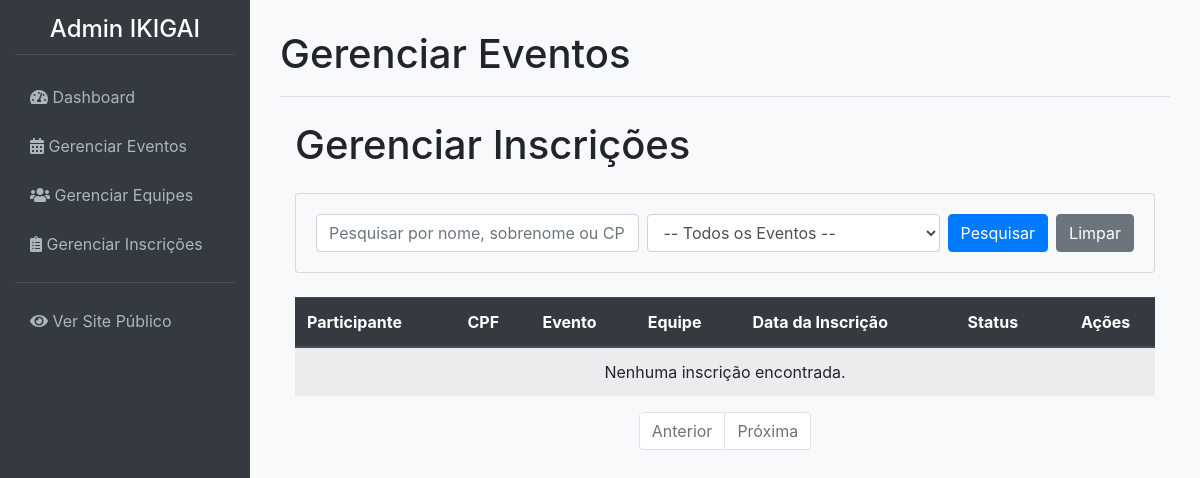
The app's page /admin/gerenciar_inscricoes (signed in), older data.
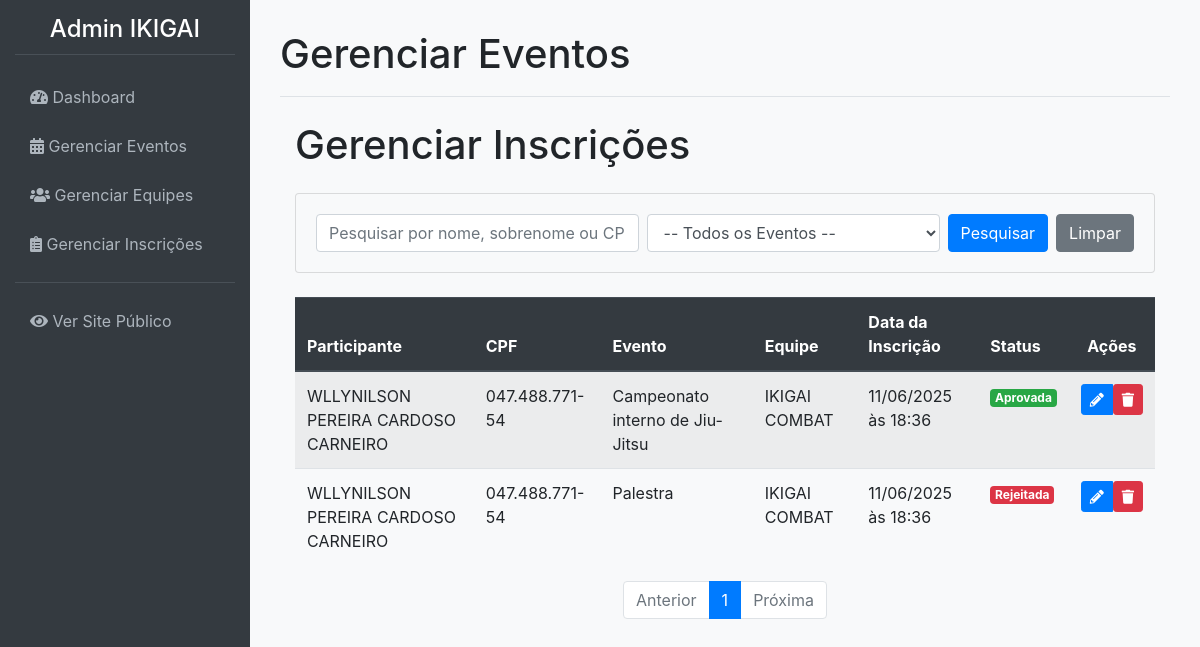
The same page, newer data.
### app/models.py (models this page shows, shortened)
class Inscricao(db.Model):
    __tablename__ = 'inscricoes'
    id = db.Column(db.Integer, primary_key=True)
    data_inscricao = db.Column(db.DateTime, default=datetime.utcnow)
    status = db.Column(db.String(20), nullable=False, default='Pendente')
    user_id = db.Column(db.Integer, db.ForeignKey('users.id'), nullable=False)
    evento_id = db.Column(db.Integer, db.ForeignKey('eventos.id'), nullable=False)
    equipe_id = db.Column(db.Integer, db.ForeignKey('equipes.id'), nullable=False)
    def __repr__(self):
        return f'<Inscricao {self.id} do utilizador {self.user_id}>'

class User(UserMixin, db.Model):
    __tablename__ = 'users'
    id = db.Column(db.Integer, primary_key=True)
    username = db.Column(db.String(64), index=True, unique=True, nullable=False)
    email = db.Column(db.String(120), index=True, unique=True, nullable=False)
    password_hash = db.Column(db.String(128))
    nome_completo = db.Column(db.String(150), nullable=True)
    bio = db.Column(db.Text, nullable=True)
    imagem_perfil = db.Column(db.String(300), nullable=True)  # URL para a imagem de perfil
    role = db.Column(db.String(20), nullable=False, default='user')  # Papel do utilizador
    cpf = db.Column(db.String(14), unique=True, nullable=True)  # CPF será único e opcional no início
    telefone = db.Column(db.String(20), nullable=True)  # Telefone também opcional
    inscricoes = db.relationship('Inscricao', backref='participante', lazy='dynamic')

class Evento(db.Model):
    __tablename__ = 'eventos'
    id = db.Column(db.Integer, primary_key=True)
    nome_evento = db.Column(db.String(200), nullable=False)
    data_hora_evento = db.Column(db.DateTime, nullable=False)
    palestrante = db.Column(db.String(100))
    imagem_palestrante = db.Column(db.String(300), nullable=True) # URL para a imagem
    descricao = db.Column(db.Text)
    local_evento = db.Column(db.String(200))
    preco = db.Column(db.Float, default=0.0)
    numero_vagas = db.Column(db.Integer, nullable=False)
    inscricoes = db.relationship('Inscricao', backref='evento', lazy=True)

class Equipe(db.Model):
    __tablename__ = 'equipes'
    id = db.Column(db.Integer, primary_key=True)
    nome_equipe = db.Column(db.String(100), nullable=False, unique=True)
    professor_responsavel = db.Column(db.String(100), nullable=False)
    inscricoes = db.relationship('Inscricao', backref='equipe', lazy=True)

### app/admin/routes.py (the view, shortened to what this page needs)
@bp.route('/gerenciar_inscricoes')
@admin_required
def gerenciar_inscricoes():
    page = request.args.get('page', 1, type=int)
    termo_pesquisa = request.args.get('q')
    evento_filtro_id = request.args.get('evento_id')
    query = Inscricao.query.options(
        joinedload(Inscricao.participante),
        joinedload(Inscricao.evento),
        joinedload(Inscricao.equipe)
    )
    if evento_filtro_id:
        query = query.filter(Inscricao.evento_id == evento_filtro_id)
    inscricoes_paginadas = query.order_by(Inscricao.data_inscricao.desc()).paginate(
        page=page, per_page=10, error_out=False
    )
    print(inscricoes_paginadas.items)
    eventos_para_filtro = Evento.query.order_by(Evento.nome_evento).all()
    return render_template('admin/admin_gerenciar_inscricoes.html',
                           inscricoes_paginadas=inscricoes_paginadas,
                           eventos_para_filtro=eventos_para_filtro,
                           titulo='Gerenciar Inscrições')

### app/__init__.py (called while the page is built)
@login_manager.user_loader
def load_user(user_id):
    return models.User.query.get(int(user_id))

### app/admin/routes.py (called while the page is built)
@bp.before_request
def before_request_handler():
    if current_app.config.get('DEBUG') and not current_user.is_authenticated:
        user = User.query.first()
        if user:
            login_user(user)

### app/templates/admin/admin_gerenciar_inscricoes.html (shortened to what this page needs)
{% extends 'admin/admin_base.html' %}
{% block page_title %}Gerenciar Eventos{% endblock %}
{% block content %}
    <div class="container">
        <h1 class="mt-4 mb-4">{{ titulo }}</h1>
        <div class="card bg-light mb-4">
            <div class="card-body">
                <form method="GET" action="{{ url_for('admin.gerenciar_inscricoes') }}" class="form-inline">
                    <div class="form-group mr-2 flex-grow-1">
                        <input type="text" class="form-control w-100" id="q" name="q"
                               placeholder="Pesquisar por nome, sobrenome ou CPF..."
                               value="{{ request.args.get('q', '') }}">
                    </div>
                    <div class="form-group mr-2">
                        <select class="form-control" name="evento_id" id="evento_id">
                            <option value="">-- Todos os Eventos --</option>
                        </select>
                    </div>
                    <button type="submit" class="btn btn-primary mr-2">Pesquisar</button>
                    <a href="{{ url_for('admin.gerenciar_inscricoes') }}" class="btn btn-secondary">Limpar</a>
                </form>
            </div>
        </div>
        <div class="table-responsive">
            <table class="table table-striped table-hover">
                <thead class="thead-dark">
                <tr>
                    <th>Participante</th>
                    <th>CPF</th>
                    <th>Evento</th>
                    <th>Equipe</th>
                    <th>Data da Inscrição</th>
                    <th>Status</th>
                    <th class="text-center">Ações</th>
                </tr>
                </thead>
                <tbody>
                {% if inscricoes_paginadas.items %}
                    {% for inscricao in inscricoes_paginadas.items %}
                        <tr>
                            <td>{{ inscricao.participante.nome_completo or inscricao.participante.username }}</td>
                            <td>{{ inscricao.participante.cpf or 'N/D' }}</td>
                            <td>{{ inscricao.evento.nome_evento }}</td>
                            <td>{{ inscricao.equipe.nome_equipe }}</td>
                            <td>{{ inscricao.data_inscricao.strftime('%d/%m/%Y às %H:%M') }}</td>
                            <td class="status-cell">
                                {% if inscricao.status == 'Aprovada' %}
                                    <span class="badge badge-success">{{ inscricao.status }}</span>
                                {% elif inscricao.status == 'Rejeitada' %}
                                    <span class="badge badge-danger">{{ inscricao.status }}</span>
                                {% else %}
                                    <span class="badge badge-warning">{{ inscricao.status }}</span>
                                {% endif %}
                            </td>
                            <td class="text-center">
                                <div class="btn-group" role="group">
                                    <a href="{{ url_for('admin.editar_inscricao', inscricao_id=inscricao.id) }}"
                                       class="btn btn-primary btn-sm" title="Editar Inscrição">
                                        <i class="fas fa-pencil-alt"></i>
                                    </a>
                                    <form class="d-inline" data-action="cancel-form"
                                          action="{{ url_for('admin.cancelar_inscricao', inscricao_id=inscricao.id) }}"
                                          method="post"
                                    >
                                        <button type="submit" class="btn btn-danger btn-sm" title="Excluir Inscrição">
                                            <i class="fas fa-trash"></i>
                                        </button>
                                    </form>
                                </div>
                            </td>
                        </tr>
                    {% endfor %}
                {% else %}
                    <tr>
                        <td colspan="7" class="text-center">Nenhuma inscrição encontrada.</td>
                    </tr>
                {% endif %}
                </tbody>
            </table>
        </div>
        <nav aria-label="Navegação das Inscrições">
            <ul class="pagination justify-content-center">
                <li class="page-item {% if not inscricoes_paginadas.has_prev %}disabled{% endif %}">
                    <a class="page-link"
                       href="{{ url_for('admin.gerenciar_inscricoes', page=inscricoes_paginadas.prev_num, q=request.args.get('q'), evento_id=request.args.get('evento_id')) }}">Anterior</a>
                </li>
                {% for page_num in inscricoes_paginadas.iter_pages(left_edge=1, right_edge=1, left_current=1, right_current=2) %}
                    {% if page_num %}
                        {% if inscricoes_paginadas.page == page_num %}
                            <li class="page-item active"><a class="page-link" href="#">{{ page_num }}</a></li>
                        {% else %}
                            <li class="page-item"><a class="page-link"
                                                     href="{{ url_for('admin.gerenciar_inscricoes', page=page_num, q=request.args.get('q'), evento_id=request.args.get('evento_id')) }}">{{ page_num }}</a>
                            </li>
                        {% endif %}
                    {% else %}
                        <li class="page-item disabled"><span class="page-link">...</span></li>
                    {% endif %}
                {% endfor %}
                <li class="page-item {% if not inscricoes_paginadas.has_next %}disabled{% endif %}">
                    <a class="page-link"
                       href="{{ url_for('admin.gerenciar_inscricoes', page=inscricoes_paginadas.next_num, q=request.args.get('q'), evento_id=request.args.get('evento_id')) }}">Próxima</a>
                </li>
            </ul>
        </nav>
    </div>
{% endblock %}

### app/templates/admin/admin_base.html (shortened to what this page needs)
<!DOCTYPE html>
<html lang="pt-BR">
<head>
    <link rel="stylesheet" href="https://stackpath.bootstrapcdn.com/bootstrap/4.5.2/css/bootstrap.min.css">
    <link rel="stylesheet" href="https://cdnjs.cloudflare.com/ajax/libs/font-awesome/5.15.3/css/all.min.css">
    <link rel="stylesheet" href="{{ url_for('static', filename='css/admin_styles.css') }}">
</head>
<body>
    <nav class="sidebar">
        <h2>Admin IKIGAI</h2>
        <a href="{{ url_for('admin.dashboard') }}" class="{{ 'active' if request.endpoint == 'admin.dashboard' else '' }}">
            <i class="fas fa-tachometer-alt"></i> Dashboard
        </a>
        <a href="{{ url_for('admin.gerenciar_eventos') }}" class="{{ 'active' if 'evento' in request.endpoint else '' }}">
            <i class="fas fa-calendar-alt"></i> Gerenciar Eventos
        </a>
        <a href="{{ url_for('admin.gerenciar_equipes') }}" class="{{ 'active' if 'equipe' in request.endpoint else '' }}">
            <i class="fas fa-users"></i> Gerenciar Equipes
        </a>
        <a href="{{ url_for('admin.gerenciar_inscricoes') }}" class="{{ 'active' if 'inscricao' in request.endpoint else '' }}">
            <i class="fas fa-clipboard-list"></i> Gerenciar Inscrições
        </a>
        <hr style="border-color: #495057;">
        <a href="{{ url_for('public.index') }}"><i class="fas fa-eye"></i> Ver Site Público</a>
    </nav>
    <main class="main-content">
        <div class="content-header">
            <h1>{% block page_title %}{% endblock %}</h1>
        </div>
        {% block content %}{% endblock %}
    </main>
</body>
</html>

### app/static/css/admin_styles.css (style rules this page uses)
body { display: flex; background-color: #f8f9fa; }
.sidebar { width: 250px; min-height: 100vh; background-color: #343a40; padding: 15px; color: white; flex-shrink: 0; }
.sidebar h2 { font-size: 1.5rem; margin-bottom: 20px; text-align: center; color: #fff; border-bottom: 1px solid #495057; padding-bottom: 10px; }
.sidebar a { display: block; color: #adb5bd; padding: 10px 15px; text-decoration: none; border-radius: 4px; margin-bottom: 5px; }
.main-content { flex-grow: 1; padding: 30px; overflow-y: auto; }
.content-header { border-bottom: 1px solid #dee2e6; margin-bottom: 20px; padding-bottom: 10px; }

Row changes from the older to the newer data that the page shows:
added Inscricao: participante "WLLYNILSON PEREIRA CARDOSO CARNEIRO", participante "047.488.771-54", evento.nome_evento "Campeonato interno de Jiu-Jitsu", equipe.nome_equipe "IKIGAI COMBAT", data_inscricao "11/06/2025 às 18:36", status "Aprovada"
added Inscricao: participante "WLLYNILSON PEREIRA CARDOSO CARNEIRO", participante "047.488.771-54", evento.nome_evento "Palestra", equipe.nome_equipe "IKIGAI COMBAT", data_inscricao "11/06/2025 às 18:36", status "Rejeitada"
Text that changed along with them:
new list line: "1"
text no longer shown: "Nenhuma inscrição encontrada."
